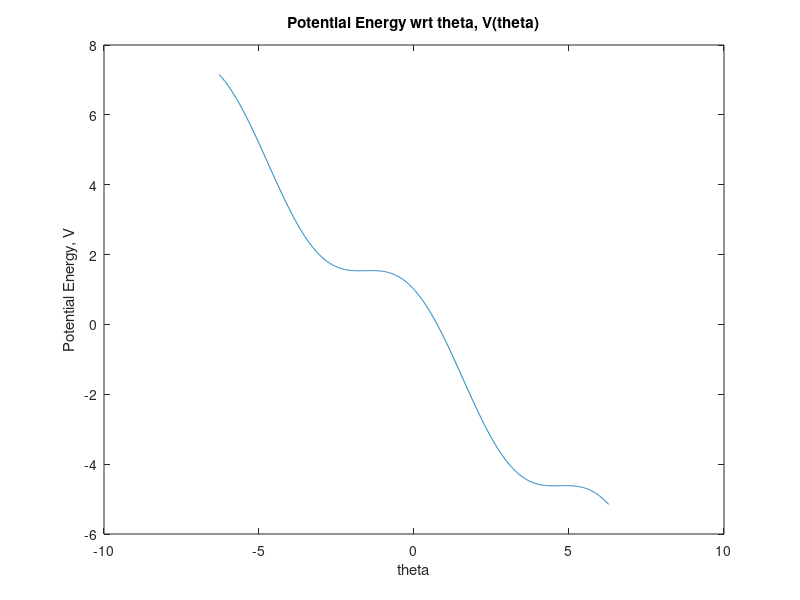

This figure's MATLAB source:
function potential
%%%%%%%%%%%%%%%%%%%%%%%%%%%%%%%%%%%%%%%%%%%%%%%%%%%%%
%%
%% V = cos@-r    Analytical Potential, where @ = theta
%%               Form for Model 1
%%%%%%%%%%%%%%%%%%%%%%%%%%%%%%%%%%%%%%%%%%%%%%%%%%%%%
r = 0.98;        %% Given r value

x = -2*pi:0.01:2*pi; %% Given domain

fV =@(x) cos(x) - r*x;    % Potential Equation
plot(x,fV(x))
xlabel('theta')
ylabel('Potential Energy, V')
title('Potential Energy wrt theta, V(theta)')

end